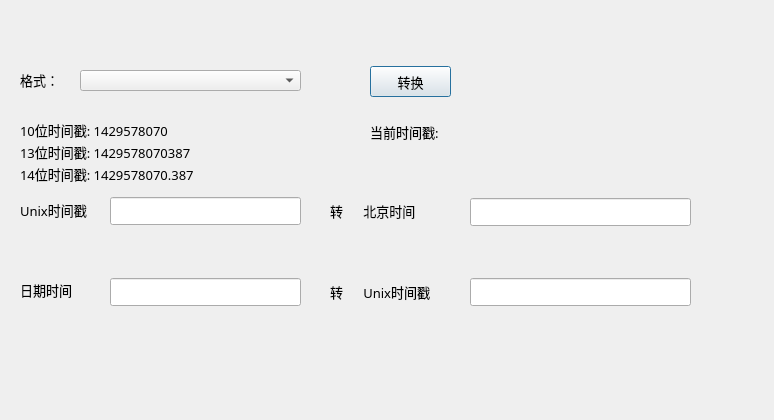
<?xml version="1.0" encoding="UTF-8"?>
<ui version="4.0">
 <class>TimeStamp</class>
 <widget class="QDialog" name="TimeStamp">
  <property name="geometry">
   <rect>
    <x>0</x>
    <y>0</y>
    <width>774</width>
    <height>420</height>
   </rect>
  </property>
  <property name="windowTitle">
   <string>Dialog</string>
  </property>
  <property name="styleSheet">
   <string notr="true">QDialog.bgw{
	border-right:1px solid rgb(170,170,170);
	background:qlineargradient(spread:reflect,
		x1:0,y1:0,x2:1,y2:0,
		stop:0 rgba(207,210,184,255),
		stop:1 rgba(198,210,100,255));
}
QPushButton:pressed {
         background-color: qlineargradient(x1: 0, y1: 0, x2: 0, y2: 1, stop: 0 #aadbfe, stop: 1 #f6f7fa);

}</string>
  </property>
  <property name="class" stdset="0">
   <string>bgw</string>
  </property>
  <widget class="QLineEdit" name="lineEdit">
   <property name="geometry">
    <rect>
     <x>110</x>
     <y>197</y>
     <width>191</width>
     <height>28</height>
    </rect>
   </property>
   <property name="font">
    <font>
     <family>微软雅黑</family>
    </font>
   </property>
  </widget>
  <widget class="QLineEdit" name="lineEdit_2">
   <property name="geometry">
    <rect>
     <x>470</x>
     <y>198</y>
     <width>221</width>
     <height>28</height>
    </rect>
   </property>
   <property name="font">
    <font>
     <family>微软雅黑</family>
     <weight>75</weight>
     <bold>true</bold>
    </font>
   </property>
  </widget>
  <widget class="QPushButton" name="button">
   <property name="geometry">
    <rect>
     <x>370</x>
     <y>66</y>
     <width>81</width>
     <height>31</height>
    </rect>
   </property>
   <property name="font">
    <font>
     <family>微软雅黑</family>
     <pointsize>10</pointsize>
    </font>
   </property>
   <property name="text">
    <string>转换</string>
   </property>
  </widget>
  <widget class="QLabel" name="label">
   <property name="geometry">
    <rect>
     <x>20</x>
     <y>198</y>
     <width>91</width>
     <height>24</height>
    </rect>
   </property>
   <property name="font">
    <font>
     <family>微软雅黑</family>
     <pointsize>10</pointsize>
    </font>
   </property>
   <property name="text">
    <string>Unix时间戳</string>
   </property>
  </widget>
  <widget class="QLabel" name="label_2">
   <property name="geometry">
    <rect>
     <x>330</x>
     <y>201</y>
     <width>111</width>
     <height>20</height>
    </rect>
   </property>
   <property name="font">
    <font>
     <family>微软雅黑</family>
     <pointsize>10</pointsize>
    </font>
   </property>
   <property name="text">
    <string>转      北京时间</string>
   </property>
  </widget>
  <widget class="QLabel" name="label_3">
   <property name="geometry">
    <rect>
     <x>330</x>
     <y>280</y>
     <width>111</width>
     <height>24</height>
    </rect>
   </property>
   <property name="font">
    <font>
     <family>微软雅黑</family>
     <pointsize>10</pointsize>
    </font>
   </property>
   <property name="text">
    <string>转      Unix时间戳</string>
   </property>
  </widget>
  <widget class="QLineEdit" name="lineEdit_4">
   <property name="geometry">
    <rect>
     <x>470</x>
     <y>278</y>
     <width>221</width>
     <height>28</height>
    </rect>
   </property>
   <property name="font">
    <font>
     <family>微软雅黑</family>
     <weight>75</weight>
     <bold>true</bold>
    </font>
   </property>
  </widget>
  <widget class="QLineEdit" name="lineEdit_3">
   <property name="geometry">
    <rect>
     <x>110</x>
     <y>278</y>
     <width>191</width>
     <height>28</height>
    </rect>
   </property>
   <property name="font">
    <font>
     <family>微软雅黑</family>
    </font>
   </property>
   <property name="text">
    <string/>
   </property>
  </widget>
  <widget class="QLabel" name="label_4">
   <property name="geometry">
    <rect>
     <x>20</x>
     <y>280</y>
     <width>71</width>
     <height>20</height>
    </rect>
   </property>
   <property name="font">
    <font>
     <family>微软雅黑</family>
     <pointsize>10</pointsize>
    </font>
   </property>
   <property name="text">
    <string>日期时间</string>
   </property>
  </widget>
  <widget class="QComboBox" name="comboBox">
   <property name="geometry">
    <rect>
     <x>80</x>
     <y>70</y>
     <width>221</width>
     <height>21</height>
    </rect>
   </property>
   <property name="font">
    <font>
     <family>微软雅黑</family>
     <pointsize>10</pointsize>
    </font>
   </property>
  </widget>
  <widget class="QLabel" name="label_5">
   <property name="geometry">
    <rect>
     <x>20</x>
     <y>70</y>
     <width>51</width>
     <height>20</height>
    </rect>
   </property>
   <property name="font">
    <font>
     <family>微软雅黑</family>
     <pointsize>10</pointsize>
    </font>
   </property>
   <property name="text">
    <string>格式：</string>
   </property>
  </widget>
  <widget class="QLabel" name="label_6">
   <property name="geometry">
    <rect>
     <x>20</x>
     <y>118</y>
     <width>271</width>
     <height>24</height>
    </rect>
   </property>
   <property name="font">
    <font>
     <family>微软雅黑</family>
     <pointsize>10</pointsize>
    </font>
   </property>
   <property name="text">
    <string>10位时间戳: 1429578070</string>
   </property>
  </widget>
  <widget class="QLabel" name="label_7">
   <property name="geometry">
    <rect>
     <x>20</x>
     <y>140</y>
     <width>281</width>
     <height>24</height>
    </rect>
   </property>
   <property name="font">
    <font>
     <family>微软雅黑</family>
     <pointsize>10</pointsize>
    </font>
   </property>
   <property name="text">
    <string>13位时间戳: 1429578070387</string>
   </property>
  </widget>
  <widget class="QLabel" name="label_8">
   <property name="geometry">
    <rect>
     <x>20</x>
     <y>162</y>
     <width>281</width>
     <height>24</height>
    </rect>
   </property>
   <property name="font">
    <font>
     <family>微软雅黑</family>
     <pointsize>10</pointsize>
    </font>
   </property>
   <property name="text">
    <string>14位时间戳: 1429578070.387</string>
   </property>
  </widget>
  <widget class="QLabel" name="label_9">
   <property name="geometry">
    <rect>
     <x>370</x>
     <y>120</y>
     <width>101</width>
     <height>24</height>
    </rect>
   </property>
   <property name="font">
    <font>
     <family>微软雅黑</family>
     <pointsize>10</pointsize>
    </font>
   </property>
   <property name="text">
    <string>当前时间戳: </string>
   </property>
  </widget>
  <widget class="QLabel" name="label_10">
   <property name="geometry">
    <rect>
     <x>470</x>
     <y>120</y>
     <width>151</width>
     <height>24</height>
    </rect>
   </property>
   <property name="font">
    <font>
     <family>楷体</family>
     <pointsize>12</pointsize>
    </font>
   </property>
   <property name="text">
    <string/>
   </property>
  </widget>
 </widget>
 <resources/>
 <connections/>
</ui>
